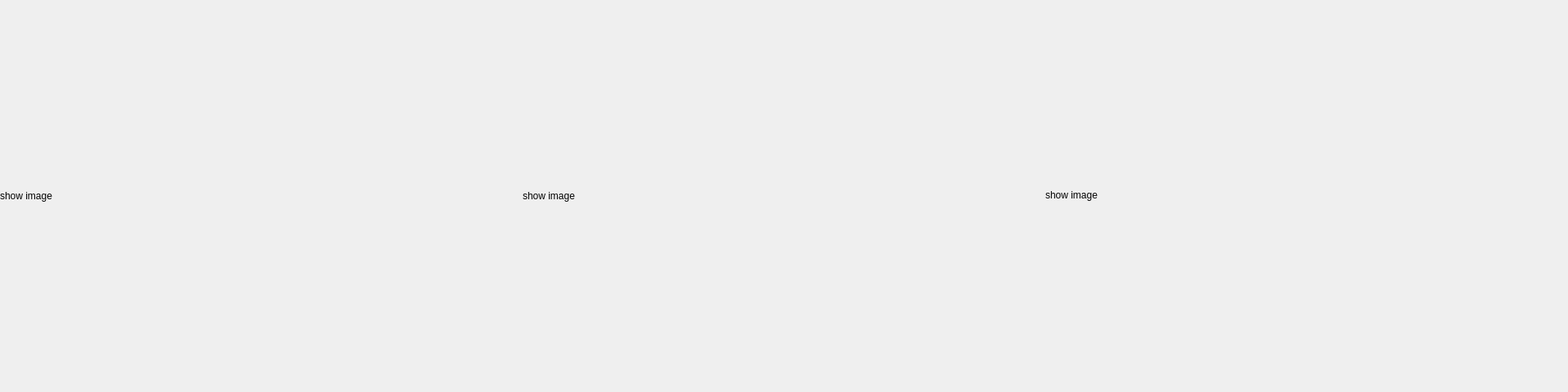
<?xml version="1.0" encoding="UTF-8"?>
<ui version="4.0">
 <class>Form</class>
 <widget class="QWidget" name="Form">
  <property name="geometry">
   <rect>
    <x>0</x>
    <y>0</y>
    <width>1920</width>
    <height>480</height>
   </rect>
  </property>
  <property name="windowTitle">
   <string>Form</string>
  </property>
  <widget class="QLabel" name="show_img_1">
   <property name="geometry">
    <rect>
     <x>0</x>
     <y>0</y>
     <width>640</width>
     <height>480</height>
    </rect>
   </property>
   <property name="text">
    <string>show image</string>
   </property>
  </widget>
  <widget class="QLabel" name="show_img_2">
   <property name="geometry">
    <rect>
     <x>640</x>
     <y>0</y>
     <width>640</width>
     <height>480</height>
    </rect>
   </property>
   <property name="text">
    <string>show image</string>
   </property>
  </widget>
  <widget class="QLabel" name="show_img_3">
   <property name="geometry">
    <rect>
     <x>1280</x>
     <y>-1</y>
     <width>640</width>
     <height>480</height>
    </rect>
   </property>
   <property name="text">
    <string>show image</string>
   </property>
  </widget>
 </widget>
 <resources/>
 <connections/>
</ui>
